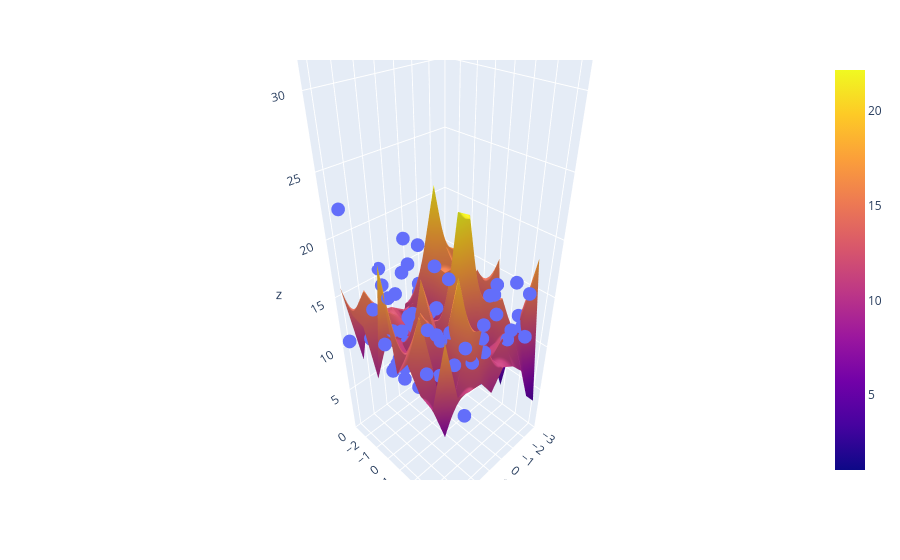

The notebook cell this image was saved under:
### Code cell
fig = px.scatter_3d(x=X.ravel(),y=Y.ravel(),z=Z_final.ravel())
fig.add_trace(go.Surface(x=X_inp,y=Y_inp,z=Z_final))
fig.update_layout(scene=dict(zaxis=dict(range=[0,35])))
fig.show()
